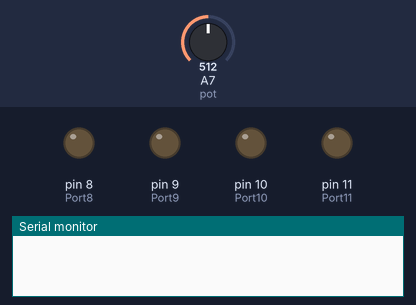
Bench run of a sketch on a simulated Arduino Nano, built with avr-gcc and run on an emulated ATmega328P. Parts: output pins drawn as LEDs (lit = HIGH), the last lines printed to the serial monitor. Inputs (shaded band) come from the test bench; at power-on: A7 (pot) = 512.

Above: at 1.2 s.
1.3 s: A7 (pot) set to 120
3.7 s: A7 (pot) set to 106
At 6.4 s:
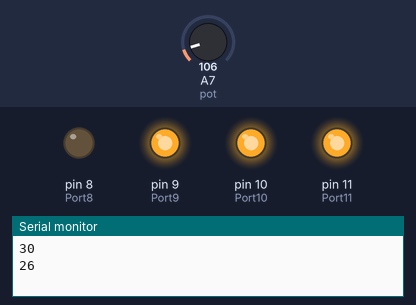
6.7 s: A7 (pot) set to 67
8.4 s: A7 (pot) set to 63
At 9.3 s:
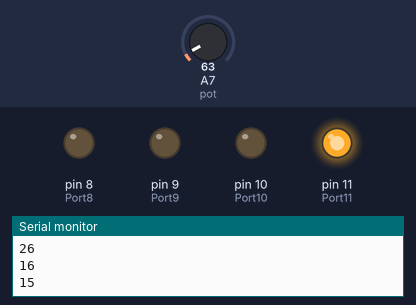
10.9 s: A7 (pot) set to 35
At 13.2 s:
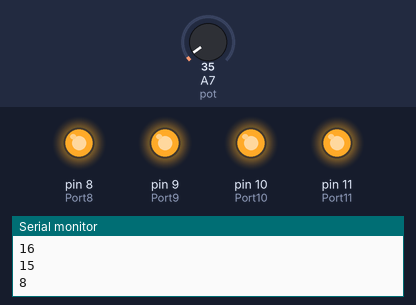
13.9 s: A7 (pot) set to 5
15.6 s: A7 (pot) set to 2
At 17.7 s:
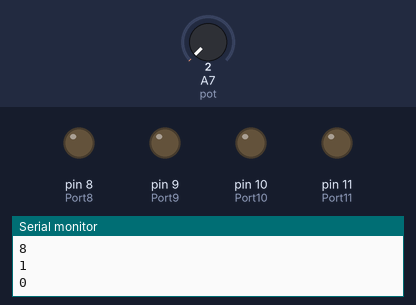
Timing chart, 0 to 19.1 s (numbered marks = the images above; inputs shaded):
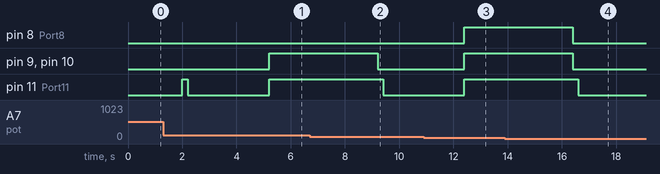

Measured:
- the behaviour switches between 120 and 119 on A7 (pot) (found by bisection; images 0 and 1)
- the behaviour switches between 64 and 63 on A7 (pot) (found by bisection; images 1 and 2)
- the behaviour switches between 4 and 3 on A7 (pot) (found by bisection; images 3 and 4)
- after the input at 3.7 s, pin 9 (Port9), pin 10 (Port10): LOW → HIGH after 1.5 s; pin 11 (Port11): goes on until 5.2 s, then stays HIGH
- after the input at 8.4 s, pin 9 (Port9), pin 10 (Port10): HIGH → LOW after 0.80 s; pin 11 (Port11): HIGH → LOW after 1.0 s
- after the input at 10.9 s, pin 8 (Port8), pin 9 (Port9), pin 10 (Port10): LOW → HIGH after 1.5 s; pin 11 (Port11): goes on until 12.4 s, then stays HIGH
- after the input at 15.6 s, pin 8 (Port8), pin 9 (Port9), pin 10 (Port10): HIGH → LOW after 0.81 s; pin 11 (Port11): HIGH → LOW after 1.0 s

The sketch:

sketch_may19a_2.ino
```cpp
#define pot A7
long previousMillis = 0;

int Port8 = 8;
int Port9 = 9;
int Port10 = 10;
int Port11 = 11;

void setup()
{
pinMode(Port8, OUTPUT);
pinMode(Port9, OUTPUT);
pinMode(Port10, OUTPUT);
pinMode(Port11, OUTPUT);

digitalWrite(Port8, LOW);
digitalWrite(Port9, LOW);
digitalWrite(Port10, LOW);
digitalWrite(Port11  , LOW);

// устанавливаем соединение с портом
 Serial.begin(9600);
// пин с потенциометром - вход

pinMode(pot, INPUT);

}

void loop()
{

// объявляем переменную x

int x;

// считываем напряжение с потенциометра:

// будет получено число от 0 до 1023

// делим его на 4, получится число в диапозоне

// 0-255 (дробная часть будет отброшена)

x = analogRead(pot) / 4;

if (millis() - previousMillis > 2000) {
   //Запоминаем время первого срабатывания
   previousMillis = millis();
Serial.println(x);

   //Поправочный коэффициент
   int k=1;
   if (( x > 0*k) && (x < 15*k)) {
     digitalWrite(Port8, HIGH);
     digitalWrite(Port9, HIGH);
     digitalWrite(Port10, HIGH);
     digitalWrite(Port11, HIGH);
   } else if (( x > 15*k) && (x < 30*k)) {
     digitalWrite(Port8, LOW);
     digitalWrite(Port9, HIGH);
     digitalWrite(Port10, HIGH);
     digitalWrite(Port11, HIGH);
   } else if (( x > 30*k) && (x < 45*k)) {
     digitalWrite(Port8, LOW);
     digitalWrite(Port9, LOW);
     digitalWrite(Port10, HIGH);
     digitalWrite(Port11, HIGH);
   } else if (( x > 45*k) && (x < 65*k)) {
     digitalWrite(Port8, LOW);
     digitalWrite(Port9, LOW);
     digitalWrite(Port10, LOW);
     digitalWrite(Port11, HIGH);
   } else {
     digitalWrite(Port8, LOW);
     digitalWrite(Port9, LOW);
     digitalWrite(Port10, LOW);
     digitalWrite(Port11, LOW);
     if (digitalRead(Port11) == LOW){
       digitalWrite(Port11, HIGH);
       delay(200);
     }
     if (digitalRead(Port11) == HIGH){
       digitalWrite(Port11, LOW);
       delay(3000);
     }
   }

  }


}
```
